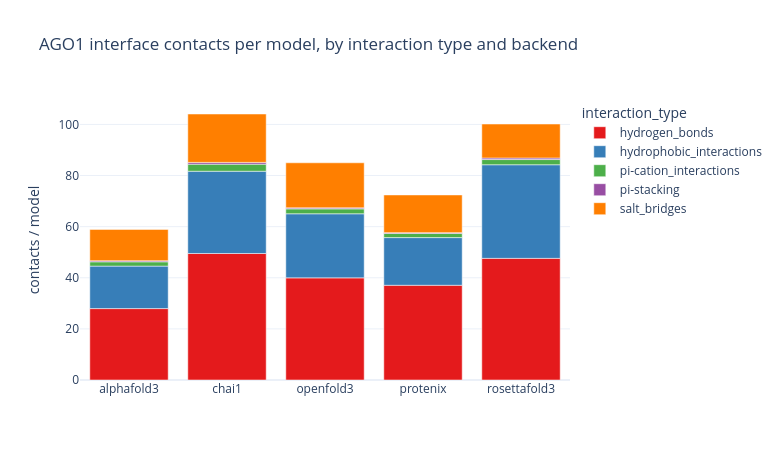

The cell this chart's notebook holds for it:
### Markdown cell above
## Interaction-type breakdown

### Code cell
print("Interaction type counts:")
display(df["interaction_type"].value_counts().rename("count").to_frame())

print("\nInteraction type by receptor-ligand chain pair:")
display(df.groupby(["reschain", "reschain_lig", "interaction_type"], observed=True)
        .size().rename("count").reset_index().sort_values("count", ascending=False).head(20))

per_backend_itype = (df.groupby(["backend", "interaction_type"], observed=True).size()
    .div(df.groupby("backend")["fname"].nunique(), level="backend")
    .rename("contacts_per_model").reset_index())
fig = px.bar(per_backend_itype, x="backend", y="contacts_per_model", color="interaction_type",
             color_discrete_sequence=ITYPE_PALETTE, template=TEMPLATE,
             title=f"{RECEPTOR_NAME} interface contacts per model, by interaction type and backend")
fig.update_layout(width=780, height=460, xaxis_title="", yaxis_title="contacts / model")
save_fig(fig, "interaction_types_by_backend.html")

### Figure 1 — Plotly figure (JSON) as saved in the notebook; plotly's stock layout.template omitted (floating-point values rounded to 4 significant figures)
{"data": [{"hovertemplate": "interaction_type=hydrogen_bonds<br>backend=%{x}<br>contacts_per_model=%{y}<extra></extra>", "legendgroup": "hydrogen_bonds", "marker": {"color": "rgb(228,26,28)", "pattern": {"shape": ""}}, "name": "hydrogen_bonds", "orientation": "v", "showlegend": true, "textposition": "auto", "type": "bar", "x": ["alphafold3", "chai1", "openfold3", "protenix", "rosettafold3"], "xaxis": "x", "y": [27.94, 49.5, 39.96, 37.06, 47.6], "yaxis": "y"}, {"hovertemplate": "interaction_type=hydrophobic_interactions<br>backend=%{x}<br>contacts_per_model=%{y}<extra></extra>", "legendgroup": "hydrophobic_interactions", "marker": {"color": "rgb(55,126,184)", "pattern": {"shape": ""}}, "name": "hydrophobic_interactions", "orientation": "v", "showlegend": true, "textposition": "auto", "type": "bar", "x": ["alphafold3", "chai1", "openfold3", "protenix", "rosettafold3"], "xaxis": "x", "y": [16.62, 32.19, 25.08, 18.66, 36.63], "yaxis": "y"}, {"hovertemplate": "interaction_type=pi-cation_interactions<br>backend=%{x}<br>contacts_per_model=%{y}<extra></extra>", "legendgroup": "pi-cation_interactions", "marker": {"color": "rgb(77,175,74)", "pattern": {"shape": ""}}, "name": "pi-cation_interactions", "orientation": "v", "showlegend": true, "textposition": "auto", "type": "bar", "x": ["alphafold3", "chai1", "openfold3", "protenix", "rosettafold3"], "xaxis": "x", "y": [1.69, 2.76, 1.919, 1.64, 2.027], "yaxis": "y"}, {"hovertemplate": "interaction_type=pi-stacking<br>backend=%{x}<br>contacts_per_model=%{y}<extra></extra>", "legendgroup": "pi-stacking", "marker": {"color": "rgb(152,78,163)", "pattern": {"shape": ""}}, "name": "pi-stacking", "orientation": "v", "showlegend": true, "textposition": "auto", "type": "bar", "x": ["alphafold3", "chai1", "openfold3", "protenix", "rosettafold3"], "xaxis": "x", "y": [0.42, 0.7, 0.404, 0.3, 0.6133], "yaxis": "y"}, {"hovertemplate": "interaction_type=salt_bridges<br>backend=%{x}<br>contacts_per_model=%{y}<extra></extra>", "legendgroup": "salt_bridges", "marker": {"color": "rgb(255,127,0)", "pattern": {"shape": ""}}, "name": "salt_bridges", "orientation": "v", "showlegend": true, "textposition": "auto", "type": "bar", "x": ["alphafold3", "chai1", "openfold3", "protenix", "rosettafold3"], "xaxis": "x", "y": [12.26, 18.93, 17.63, 14.75, 13.29], "yaxis": "y"}], "layout": {"barmode": "relative", "height": 460, "legend": {"title": {"text": "interaction_type"}, "tracegroupgap": 0}, "title": {"text": "AGO1 interface contacts per model, by interaction type and backend"}, "width": 780, "xaxis": {"anchor": "y", "domain": [0.0, 1.0], "title": {"text": ""}}, "yaxis": {"anchor": "x", "domain": [0.0, 1.0], "title": {"text": "contacts / model"}}}}
